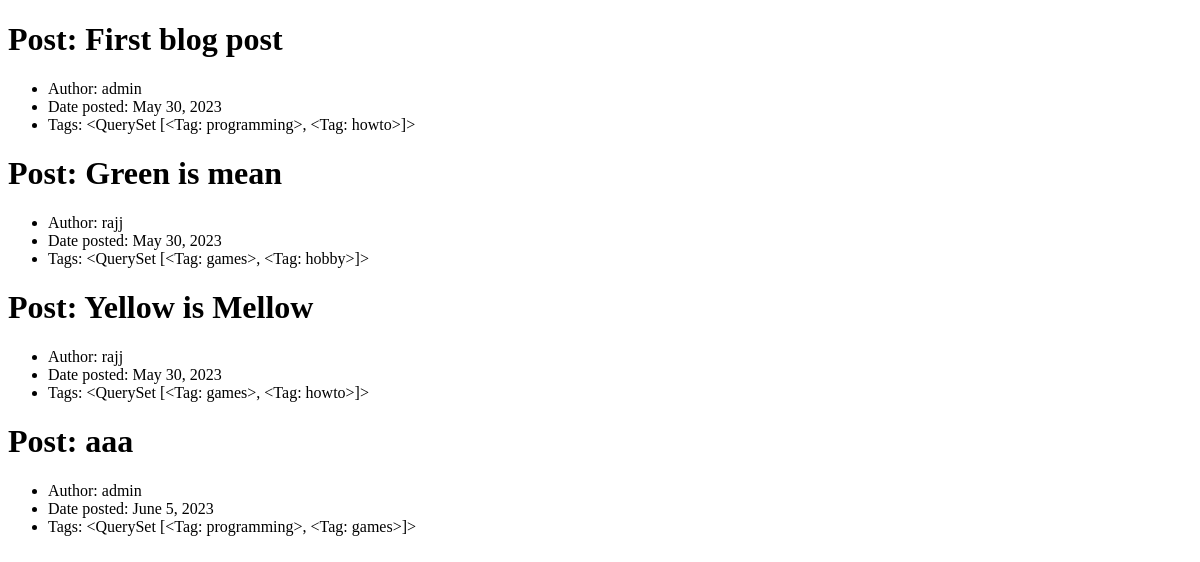
/blog/posts/, run on an earlier commit of the app's database.
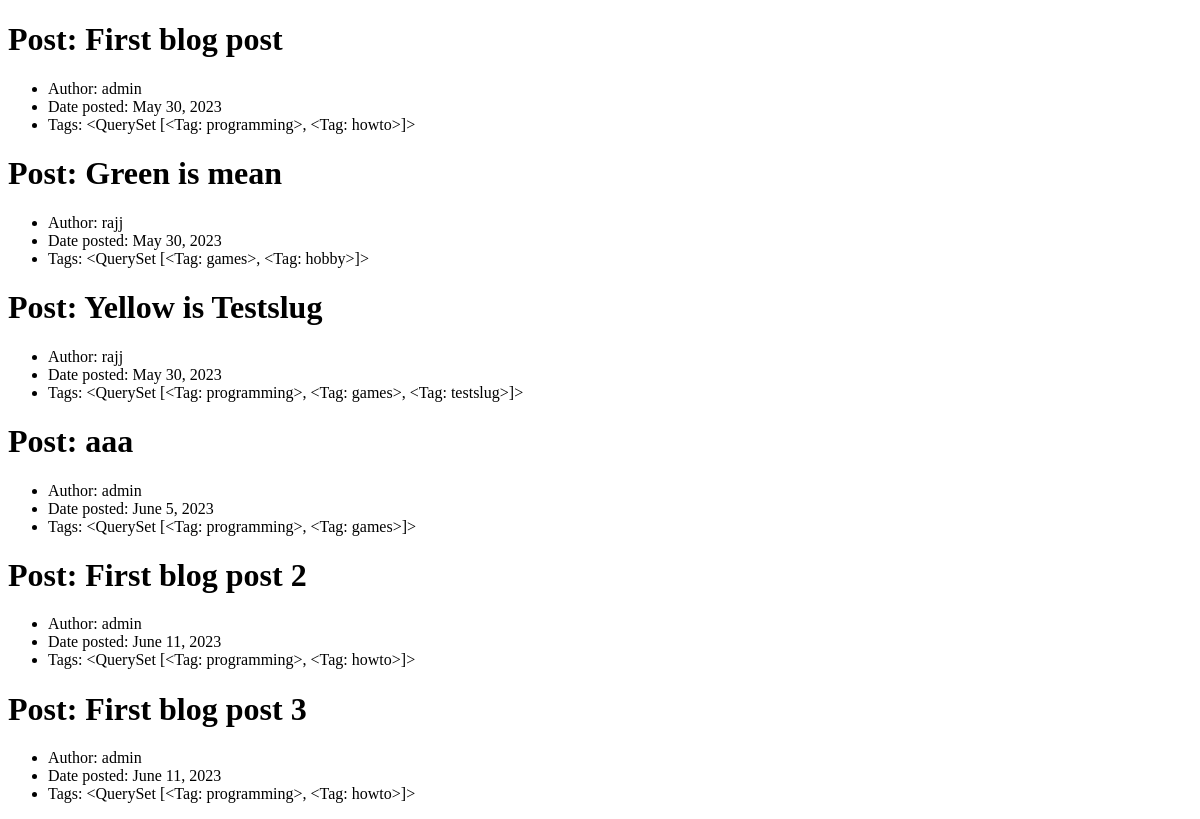
And on a later commit of the database.
### blogapp/models.py (models this page shows, shortened)
class Post(models.Model):
    title = models.CharField(max_length=200)
    author = models.ForeignKey(User,
                                on_delete=models.CASCADE,
                                related_name="posts")
    date_posted = models.DateField()
    date_updated = models.DateField(auto_now=True, blank=True)
    tags = models.ManyToManyField(Tag, related_name="posts")
    content = models.TextField()
    img = models.URLField(max_length=250)
    views = models.IntegerField(default=0, blank=True)
    slug = models.SlugField(null=False, unique=True, default='temp')

class User(models.Model):
    username = models.CharField(max_length=50)
    name = models.CharField(max_length=50)
    password = models.CharField(max_length=50)
    mail = models.EmailField(max_length=100)
    bio = models.CharField(max_length=500)
    avatar = models.URLField(max_length=250)
    slug = models.SlugField(null=False, unique=True, default='temp')
    def __str__(self):
        return self.username

class Tag(models.Model):
    name = models.CharField(max_length=25)
    description = models.CharField(max_length=500)
    slug = models.SlugField(null=False, unique=True, default='temp')
    def __str__(self):
        return self.name

### blogapp/views.py (the view)
# urls.py: path("posts/", PostListView.as_view(), name="post_list"),
class PostListView(ListView):
    model = Post
    template_name = "blogapp/post_list.html"

### blogapp/templates/blogapp/post_list.html (shortened to what this page needs)
<!DOCTYPE html>
<html lang="en">
<head>
</head>
<body>
    {% for object in object_list %}
    <h1>Post: {{object.title}} </h1>
    <ul>
        <li>Author: {{object.author}}</li>
        <li>Date posted: {{object.date_posted}}</li>
        <li>Tags: {{object.tags.all}}</li>
    </ul>
    {% endfor %}
</body>
</html>

What changed in the data, as far as the page shows it:
changed Post: title "Yellow is Mellow" → "Yellow is Testslug"; tags.all "<QuerySet [<Tag: games>, <Tag: howto>]>" → "<QuerySet [<Tag: programming>, <Tag: games>, <Tag: testslug>]>"
added Post: title "First blog post 2", author "admin", date_posted "June 11, 2023", tags.all "<QuerySet [<Tag: programming>, <Tag: howto>]>"
added Post: title "First blog post 3", author "admin", date_posted "June 11, 2023", tags.all "<QuerySet [<Tag: programming>, <Tag: howto>]>"
